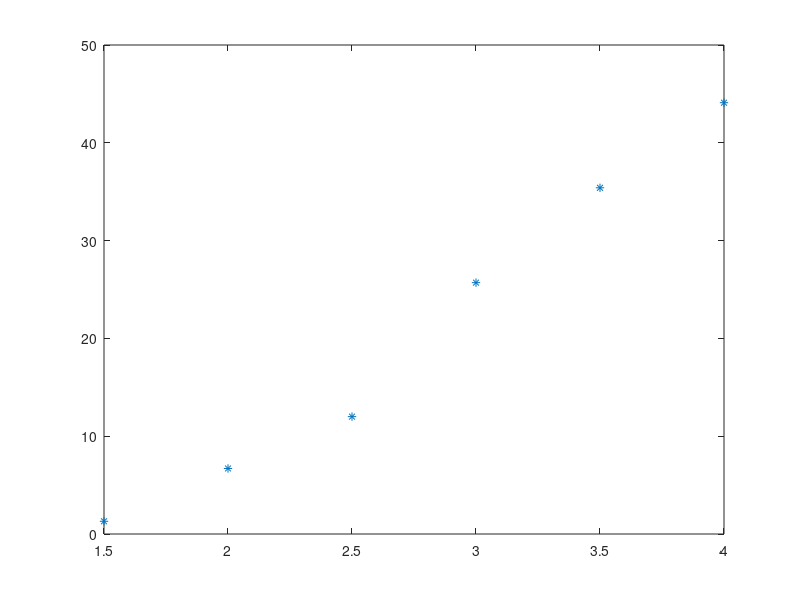

Source code (MATLAB): (Note: this script raises an error after producing the figure.)
x = [1.5 2 2.5 3 3.5 4];
y = [1.3 6.7 12 25.7 35.4 44.1];
p = polyfit(x,y,2);
plot(x,y,'*')
syms t
t=min(x):0.1:max(x);
yp = p(1)*(t.^2)+p(2)*t+p(3);
hold on
z=eval(yp);
plot(t,z,'r')
fprintf('Quaratic fit for the given data is: y = ')
disp(vpa(yp,4))